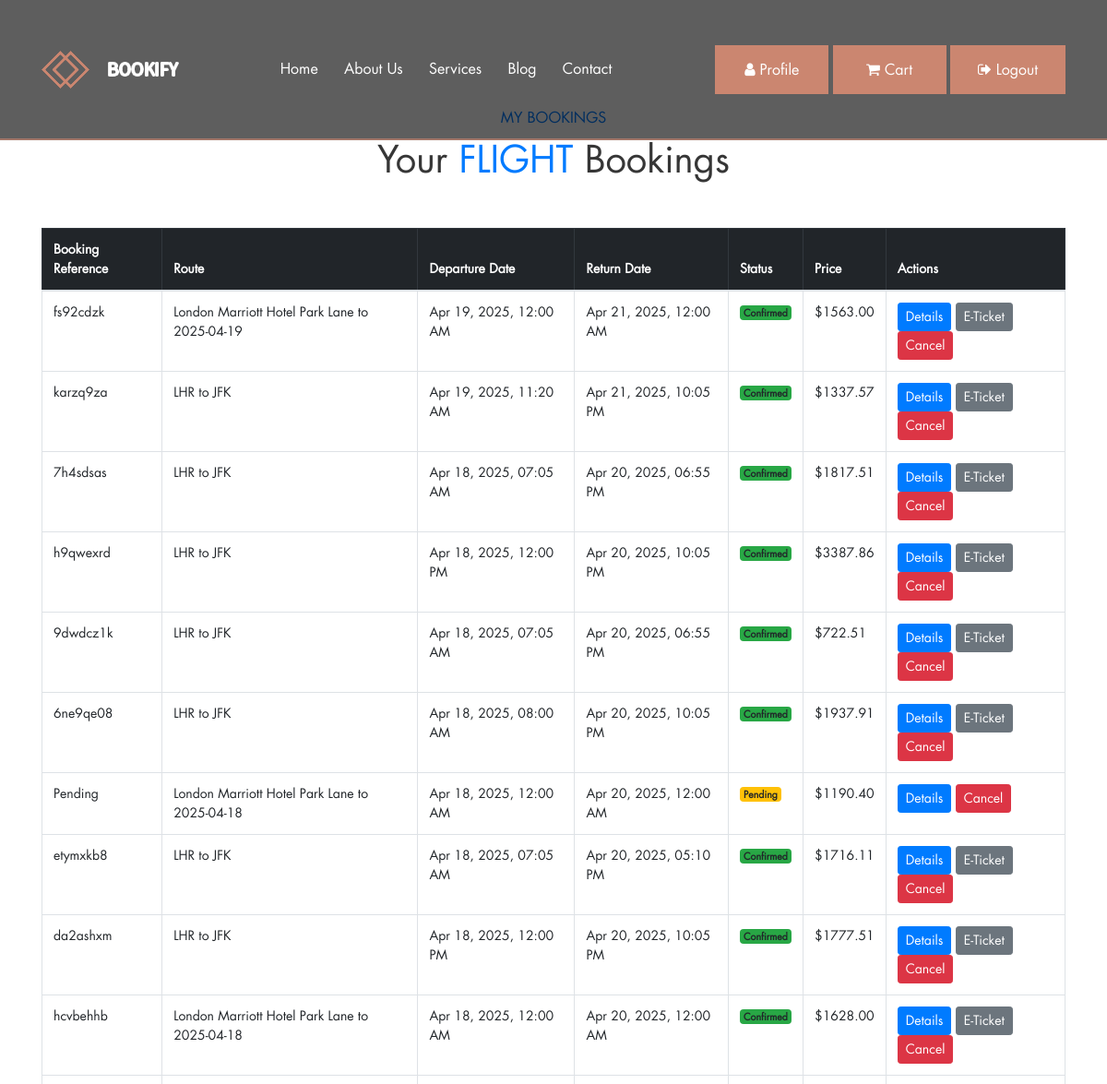
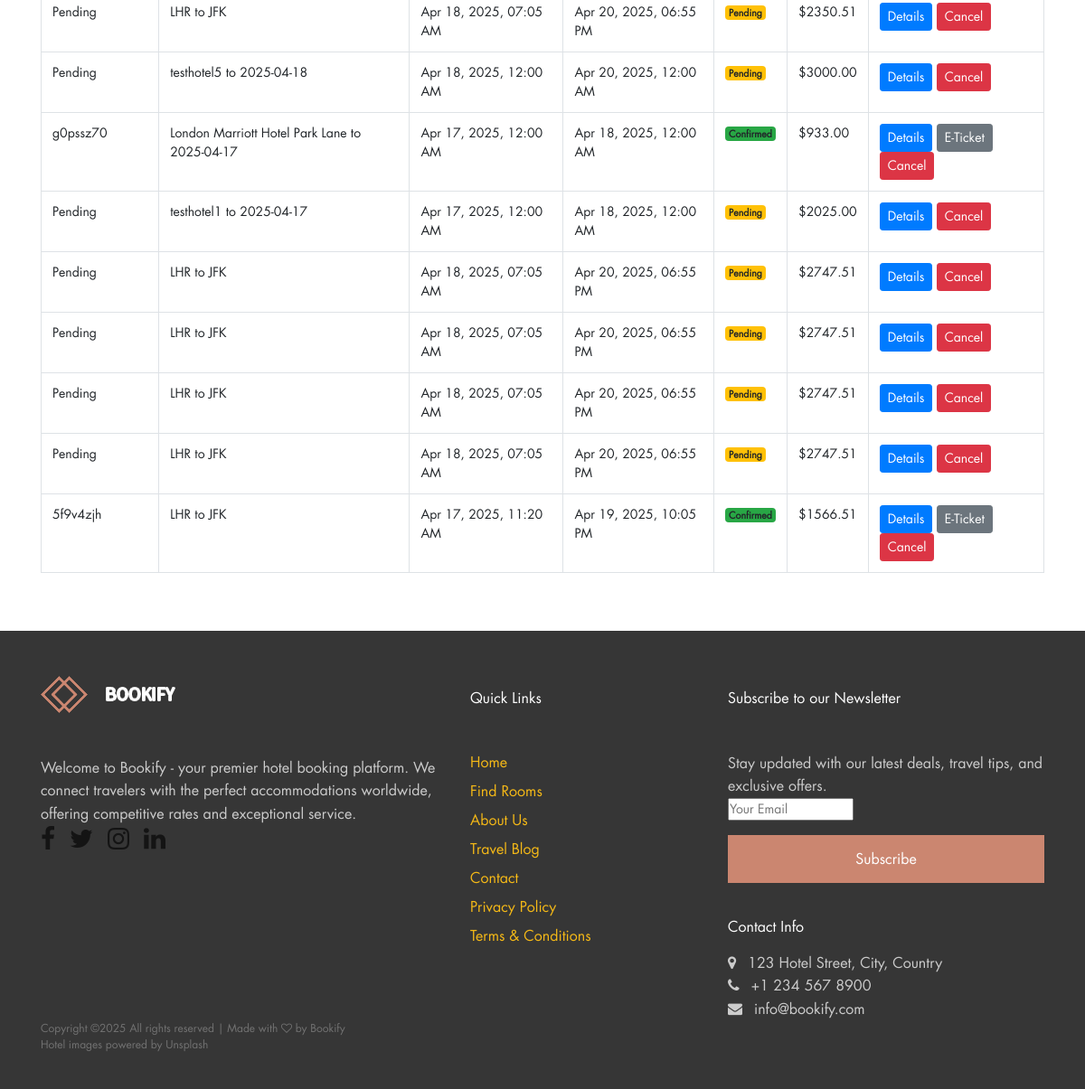
Page /flights/my-bookings/ (signed in) on the committed database (2 pictures, top to bottom).
### flights/models.py (models this page shows, shortened)
class FlightBooking(models.Model):
    user = models.ForeignKey(User, on_delete=models.CASCADE, related_name='flight_bookings')
    flight_offer_id = models.CharField(max_length=100)  # Store Amadeus flight offer ID
    booking_reference = models.CharField(max_length=20, null=True, blank=True)  # PNR or booking reference
    origin = models.CharField(max_length=100)
    destination = models.CharField(max_length=100)
    departure_date = models.DateTimeField()
    return_date = models.DateTimeField(null=True, blank=True)  # For one-way flights
    passenger_count = models.IntegerField(default=1)
    booking_date = models.DateTimeField(auto_now_add=True)
    total_price = models.DecimalField(max_digits=10, decimal_places=2)
    currency = models.CharField(max_length=3, default='USD')
    payment_status = models.CharField(
        max_length=20,
        choices=[
            ('PENDING', 'Pending'),
            ('CONFIRMED', 'Confirmed'),
            ('CANCELLED', 'Cancelled'),
            ('REFUNDED', 'Refunded')
        ],
        default='PENDING'
    )
    is_round_trip = models.BooleanField(default=True)
    booking_details = models.JSONField(null=True, blank=True)  # Store complete booking details

### flights/views.py (the view)
# urls.py: path('my-bookings/', views.my_bookings, name='my_bookings'),
@login_required
def my_bookings(request):
    bookings = request.user.flight_bookings.all().order_by('-booking_date')
    context = {
        'bookings': bookings
    }
    return render(request, 'flights/my_bookings.html', context)

### app1/templates/flights/my_bookings.html (shortened to what this page needs)
{% extends 'base.html' %}
{% block content %}
<div class="container-xxl py-5">
    <div class="container">
        <div class="text-center wow fadeInUp" data-wow-delay="0.1s">
            <h6 class="section-title text-center text-primary text-uppercase">My Bookings</h6>
            <h1 class="mb-5">Your <span class="text-primary text-uppercase">Flight</span> Bookings</h1>
        </div>
        <div class="row">
            <div class="col-lg-12 wow fadeInUp" data-wow-delay="0.1s">
                {% if bookings %}
                <div class="table-responsive">
                    <table class="table table-bordered table-hover">
                        <thead class="table-dark">
                            <tr>
                                <th>Booking Reference</th>
                                <th>Route</th>
                                <th>Departure Date</th>
                                <th>Return Date</th>
                                <th>Status</th>
                                <th>Price</th>
                                <th>Actions</th>
                            </tr>
                        </thead>
                        <tbody>
                            {% for booking in bookings %}
                            <tr>
                                <td>{{ booking.booking_reference|default:"Pending" }}</td>
                                <td>{{ booking.origin }} to {{ booking.destination }}</td>
                                <td>{{ booking.departure_date|date:"M d, Y, h:i A" }}</td>
                                <td>
                                    {% if booking.return_date %}
                                    {{ booking.return_date|date:"M d, Y, h:i A" }}
                                    {% else %}
                                    One-way
                                    {% endif %}
                                </td>
                                <td>
                                    {% if booking.payment_status == 'CONFIRMED' %}
                                    <span class="badge bg-success">Confirmed</span>
                                    {% elif booking.payment_status == 'PENDING' %}
                                    <span class="badge bg-warning">Pending</span>
                                    {% elif booking.payment_status == 'CANCELLED' %}
                                    <span class="badge bg-danger">Cancelled</span>
                                    {% else %}
                                    <span class="badge bg-secondary">{{ booking.payment_status }}</span>
                                    {% endif %}
                                </td>
                                <td>${{ booking.total_price }}</td>
                                <td>
                                    <a href="#" class="btn btn-sm btn-primary">Details</a>
                                    {% if booking.payment_status == 'CONFIRMED' %}
                                    <a href="#" class="btn btn-sm btn-secondary">E-Ticket</a>
                                    {% endif %}
                                    {% if booking.payment_status != 'CANCELLED' %}
                                    <a href="#" class="btn btn-sm btn-danger">Cancel</a>
                                    {% endif %}
                                </td>
                            </tr>
                            {% endfor %}
                        </tbody>
                    </table>
                </div>
                {% endif %}
            </div>
        </div>
    </div>
</div>
{% endblock %}

### app1/static/css/style.css (style rules this page uses)
* { margin: 0; padding: 0; }
body { font-family: "FuturaLT-Book"; font-size: 14px; }
h1, h2, h3, h4, h5, h6 { color: #363636; line-height: 1.3; font-weight: 400; }
a, a:hover, a:focus { -webkit-transition-duration: 500ms; transition-duration: 500ms; text-decoration: none; outline: 0 solid transparent; color: #141414; font-weight: 400; font-size: 14px; }

### app1/static/css/classy-nav.css (style rules this page uses)
* { margin: 0; padding: 0; }
body { font-family: "Roboto", sans-serif; }

### rows in the picture
FlightBooking: booking_reference "fs92cdzk", origin "London Marriott Hotel Park Lane", destination "2025-04-19", departure_date "Apr 19, 2025, 12:00 AM", return_date "Apr 21, 2025, 12:00 AM", payment_status "Confirmed", total_price "1563.00"
FlightBooking: booking_reference "karzq9za", origin "LHR", destination "JFK", departure_date "Apr 19, 2025, 11:20 AM", return_date "Apr 21, 2025, 10:05 PM", payment_status "Confirmed", total_price "1337.57"
FlightBooking: booking_reference "7h4sdsas", origin "LHR", destination "JFK", departure_date "Apr 18, 2025, 07:05 AM", return_date "Apr 20, 2025, 06:55 PM", payment_status "Confirmed", total_price "1817.51"
FlightBooking: booking_reference "h9qwexrd", origin "LHR", destination "JFK", departure_date "Apr 18, 2025, 12:00 PM", return_date "Apr 20, 2025, 10:05 PM", payment_status "Confirmed", total_price "3387.86"
FlightBooking: booking_reference "9dwdcz1k", origin "LHR", destination "JFK", departure_date "Apr 18, 2025, 07:05 AM", return_date "Apr 20, 2025, 06:55 PM", payment_status "Confirmed", total_price "722.51"
FlightBooking: booking_reference "6ne9qe08", origin "LHR", destination "JFK", departure_date "Apr 18, 2025, 08:00 AM", return_date "Apr 20, 2025, 10:05 PM", payment_status "Confirmed", total_price "1937.91"
FlightBooking: booking_reference "Pending", origin "London Marriott Hotel Park Lane", destination "2025-04-18", departure_date "Apr 18, 2025, 12:00 AM", return_date "Apr 20, 2025, 12:00 AM", payment_status "Pending", total_price "1190.40"
FlightBooking: booking_reference "etymxkb8", origin "LHR", destination "JFK", departure_date "Apr 18, 2025, 07:05 AM", return_date "Apr 20, 2025, 05:10 PM", payment_status "Confirmed", total_price "1716.11"
FlightBooking: booking_reference "da2ashxm", origin "LHR", destination "JFK", departure_date "Apr 18, 2025, 12:00 PM", return_date "Apr 20, 2025, 10:05 PM", payment_status "Confirmed", total_price "1777.51"
FlightBooking: booking_reference "hcvbehhb", origin "London Marriott Hotel Park Lane", destination "2025-04-18", departure_date "Apr 18, 2025, 12:00 AM", return_date "Apr 20, 2025, 12:00 AM", payment_status "Confirmed", total_price "1628.00"
FlightBooking: booking_reference "Pending", origin "LHR", destination "JFK", departure_date "Apr 18, 2025, 07:05 AM", return_date "Apr 20, 2025, 06:55 PM", payment_status "Pending", total_price "2350.51"
FlightBooking: booking_reference "Pending", origin "testhotel5", destination "2025-04-18", departure_date "Apr 18, 2025, 12:00 AM", return_date "Apr 20, 2025, 12:00 AM", payment_status "Pending", total_price "3000.00"
FlightBooking: booking_reference "g0pssz70", origin "London Marriott Hotel Park Lane", destination "2025-04-17", departure_date "Apr 17, 2025, 12:00 AM", return_date "Apr 18, 2025, 12:00 AM", payment_status "Confirmed", total_price "933.00"
FlightBooking: booking_reference "Pending", origin "testhotel1", destination "2025-04-17", departure_date "Apr 17, 2025, 12:00 AM", return_date "Apr 18, 2025, 12:00 AM", payment_status "Pending", total_price "2025.00"
FlightBooking: booking_reference "Pending", origin "LHR", destination "JFK", departure_date "Apr 18, 2025, 07:05 AM", return_date "Apr 20, 2025, 06:55 PM", payment_status "Pending", total_price "2747.51"
FlightBooking: booking_reference "Pending", origin "LHR", destination "JFK", departure_date "Apr 18, 2025, 07:05 AM", return_date "Apr 20, 2025, 06:55 PM", payment_status "Pending", total_price "2747.51"
FlightBooking: booking_reference "Pending", origin "LHR", destination "JFK", departure_date "Apr 18, 2025, 07:05 AM", return_date "Apr 20, 2025, 06:55 PM", payment_status "Pending", total_price "2747.51"
FlightBooking: booking_reference "Pending", origin "LHR", destination "JFK", departure_date "Apr 18, 2025, 07:05 AM", return_date "Apr 20, 2025, 06:55 PM", payment_status "Pending", total_price "2747.51"
FlightBooking: booking_reference "5f9v4zjh", origin "LHR", destination "JFK", departure_date "Apr 17, 2025, 11:20 AM", return_date "Apr 19, 2025, 10:05 PM", payment_status "Confirmed", total_price "1566.51"
